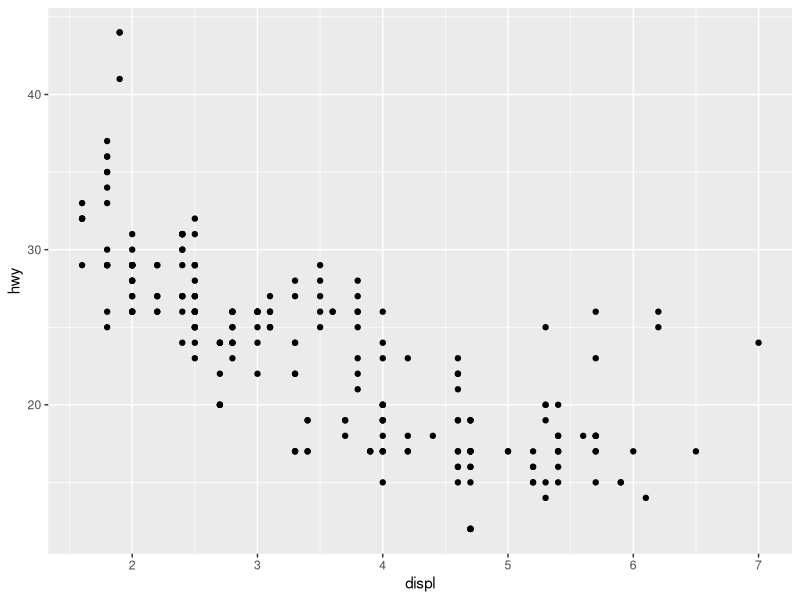
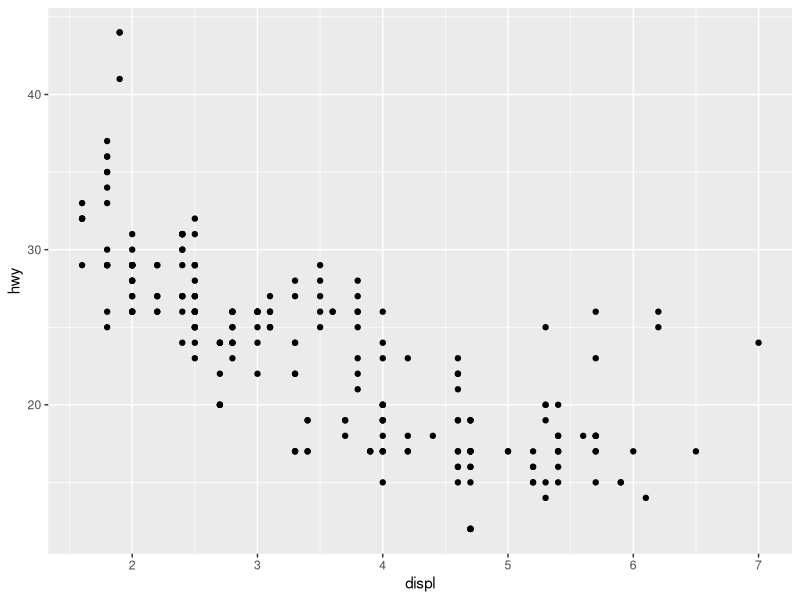
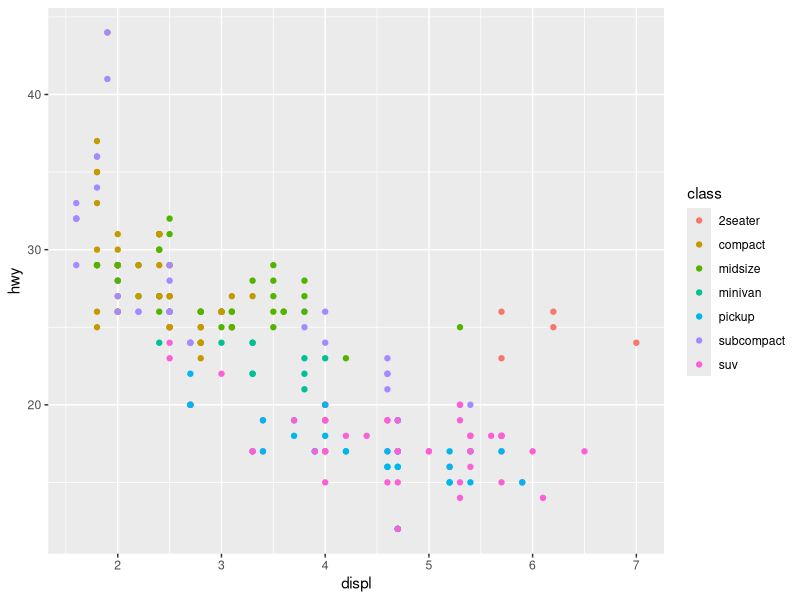
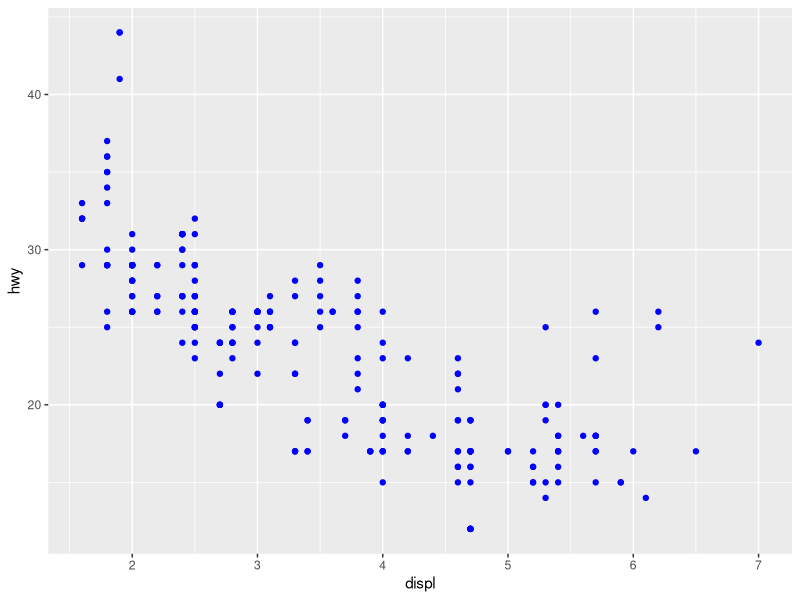
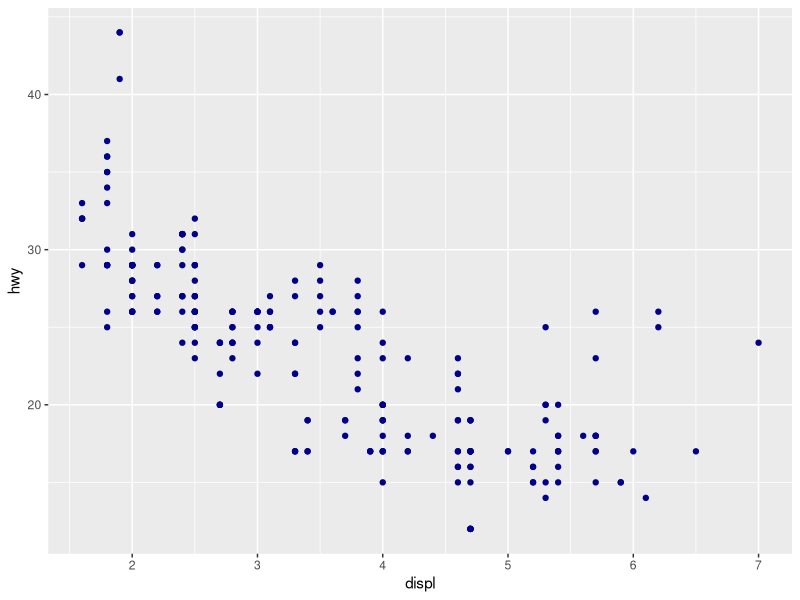
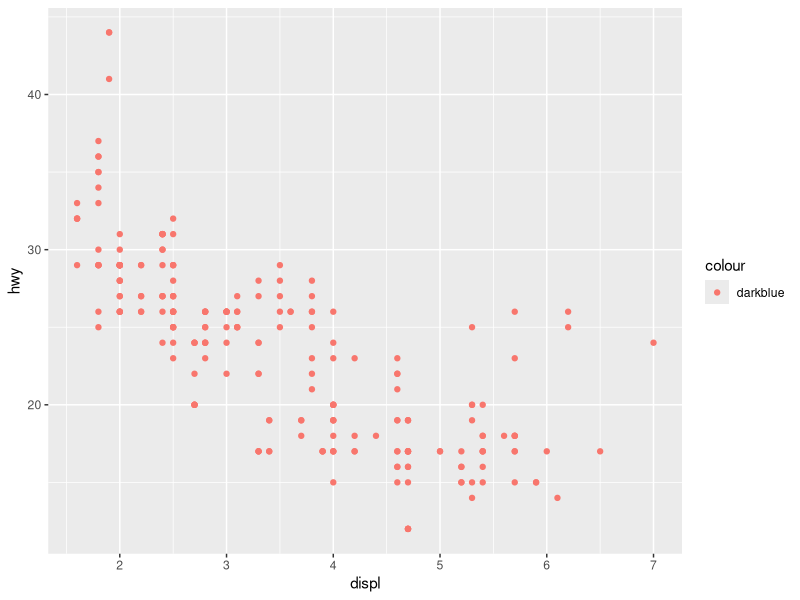
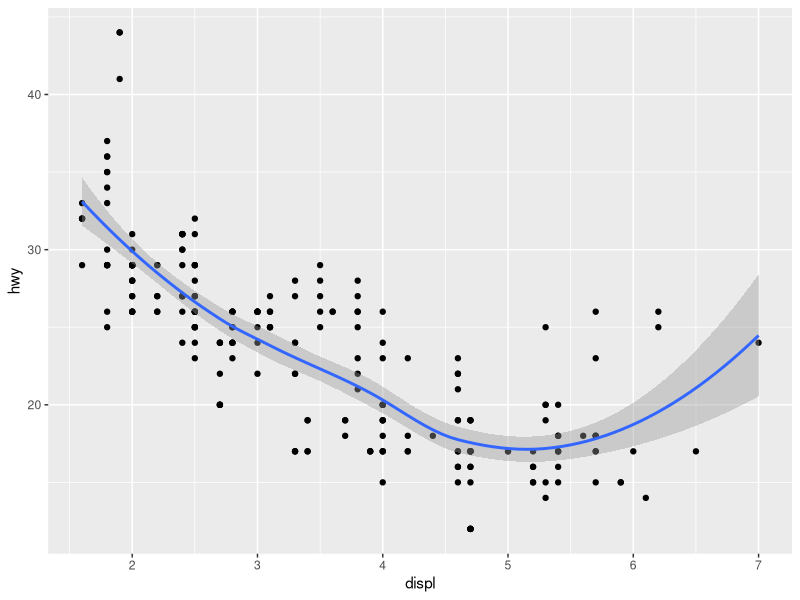
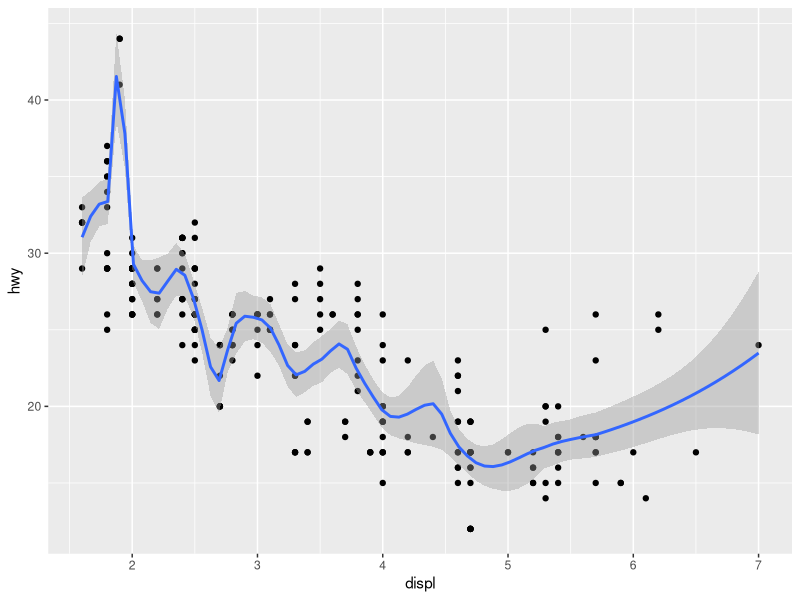

Generate these figures, in order, with R:
library(ggplot2)

ggplot(mpg, aes(x = displ, y = hwy)) +
  geom_point()

ggplot(mpg, aes(displ, hwy)) +
  geom_point()

#############################################


ggplot(mpg, aes(displ, hwy, colour = class)) + 
  geom_point()

ggplot(mpg, aes(displ, hwy)) + 
  geom_point(colour = "blue")

#############################################

p <- ggplot(mpg, aes(displ, hwy))
p + geom_point(colour = "darkblue")

p + geom_point(aes(colour = "darkblue"))

#############################################

ggplot(mpg, aes(displ, hwy)) + 
  geom_point() + 
  geom_smooth()
#> `geom_smooth()` using method = 'loess' and formula 'y ~ x'

ggplot(mpg, aes(displ, hwy)) +
  geom_point() +
  geom_smooth(span = 0.2)

ggplot(mpg, aes(displ, hwy)) +
  geom_point() +
  geom_smooth(span = 1)

##############################################

ggplot(mpg, aes(drv, hwy)) + geom_boxplot()

ggplot(mpg, aes(drv, hwy)) + geom_violin()

############################################

depth_dist <- ggplot(diamonds, aes(depth)) +
  xlim(58, 68)

depth_dist + 
  geom_histogram(aes(y = ..density..), binwidth = 0.1) +
  facet_grid(cut ~ .)

##############################################

df <- data.frame(x = rnorm(2000), y = rnorm(2000))
norm <- ggplot(df, aes(x, y))
norm + geom_point(alpha=1/3)
norm + geom_point(alpha=1/5)
norm + geom_point(alpha=1/10)

###############################################


ggplot(mpg, aes(displ, colour = drv)) + 
  geom_freqpoly(binwidth = 0.5)

ggplot(mpg, aes(displ, fill = drv)) + 
  geom_histogram(binwidth = 0.5) + 
  facet_wrap(~drv, ncol = 1)







